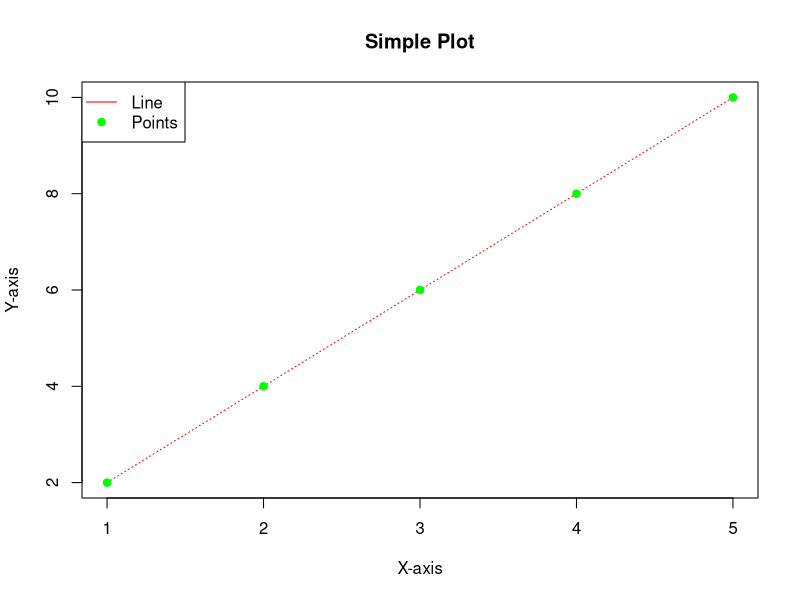

This chart was generated by the following R code: (Note: this script raises an error after producing the figure.)
## ---- chunk 1
1 + 1
## ---- chunk 2
#| echo: false
2 * 2
## ---- chunk 3
# Welcome to R! This script introduces basic commands and concepts.
# Any text after "#" is a comment and will not be executed.

# R as a Calculator
# You can use R like a calculator for basic arithmetic and mathematical operations.

# Basic Arithmetic
3 + 5   # Addition
10 - 4  # Subtraction
6 * 7   # Multiplication
9 / 3   # Division
2^3     # Exponentiation
10 %% 3 # Modulus (remainder of 10 divided by 3)
10 %/% 3 # Integer division (quotient)

# Order of Operations (PEMDAS)
# R follows the precedence rules: Parentheses, Exponents, Multiplication/Division, Addition/Subtraction.
2 + 3 * 5  # Multiplication is done before addition
(2 + 3) * 5  # Parentheses change the order

# Assigning Values to Variables
# The assignment operator "<-" is used to assign values to variables.
x <- 5    # Assign 5 to x
y <- 10   # Assign 10 to y
x + y     # Add x and y
z <- x * y  # Assign the product of x and y to z

print(z)

# Data Types in R
# R has several fundamental data types, such as:
# - Numeric (e.g., 3.14, 42)
# - Integer (e.g., 5L, where "L" indicates an integer)
# - Character (e.g., "Hello")
# - Logical (e.g., TRUE, FALSE)

class(x)       # Check the data type of x
x <- "Hello"   # Change x to a character
class(x)       # Check the new data type of x

# Functions and Built-in Math
# Functions are pre-defined commands in R that perform specific tasks.
sqrt(16)      # Square root
log(100, 10)  # Logarithm base 10
exp(2)        # Exponential function
abs(-15)      # Absolute value
round(3.14159, 2)  # Round to 2 decimal places
ceiling(3.1)      # Round up
floor(3.9)        # Round down

# Logical Operators
# Logical operators allow comparisons and return TRUE or FALSE.
a <- 7
b <- 10
a > b    # Is a greater than b?
a == b   # Is a equal to b?
a != b   # Is a not equal to b?
a < b && a > 5  # Logical AND
a < b || a < 5  # Logical OR

# Working with Vectors
# A vector is a sequence of data elements of the same type.
numbers <- c(5, 4, 8, 9, 1)  # Create a numeric vector
letters <- c("a", "b", "c", "abc")  # Create a character vector
logical_vec <- c(TRUE, FALSE, TRUE)  # Create a logical vector

# Perform operations on vectors
numbers + 2   # Add 2 to each element
numbers * 3   # Multiply each element by 3
sum(numbers)  # Sum of elements
mean(numbers) # Average of elements
length(numbers) # Length of the vector

# Indexing and Slicing
# Access elements of a vector using square brackets.
numbers[1]    # First element
numbers[2:4]  # Second to fourth elements
numbers[-1]   # All elements except the first
numbers[numbers > 2]  # Elements greater than 2

head(numbers, 3) # Provides first 3 elements
tail(numbers, 3) # Provides last 3 elements

# Sequence and Repetition
1:10              # Sequence of numbers from 1 to 10
seq(1, 10, 2)     # Sequence from 1 to 10, increment by 2
rep(3, 5)         # Repeat 3 five times
rep(c(1, 2), each = 3) # Repeat each element 3 times
rep(c(1, 2), 3)   # Repeat the set (1,2) 3 times

# Creating and Accessing Lists
# A list is a collection of elements that can have different types.
my_list <- list(name = "Andrew", age = 25, scores = c(85, 90, 88))
my_list
my_list$name      # Access the "name" element
my_list$scores[2] # Access the second score

# Data Frames
# A data frame is a table-like structure where each column can have a different type.
names <- c("Student1", "Student2", "Student3")
scores <- c(85, 90, 88)
data <- data.frame(names, scores)  # Create a data frame
print(data)# Display the data frame
View(data)
data$scores         # Access the "scores" column
data[2, "scores"]   # Access Student2's score
data[1:2, ]         # Access the first two rows
data[, "names"]     # Access the "names" column

# Plotting Basics
# R has built-in functions for creating plots.
x <- c(1, 2, 3, 4, 5)
y <- c(2, 4, 6, 8, 10)
plot(x, y, main = "Simple Plot", xlab = "X-axis", ylab = "Y-axis", col = "blue", pch = 16)

# Advanced Plotting
# Adding lines, points, and legends to plots.
lines(x, y, col = "red", lty = 3)   # Add a red line
points(x, y, col = "green", pch = 19) # Add green points
legend("topleft", legend = c("Line", "Points"), col = c("red", "green"), pch = c(NA, 19), lty = c(1, NA))

# Install and Load Packages
# Packages extend R's functionality. Install a package using install.packages().
# install.packages("ggplot2")  # Install ggplot2 for advanced plotting
library(ggplot2)             # Load ggplot2 for use

# Getting Help
# Use ? or help() to access documentation.
?mean          # Documentation for "mean"
help.start()   # Launch the R help system

#------------------Quick Practice----------------------#

# Install Packages
# install.packages("readr") # Example ("package name")

# Call a package for use
library(readr)

# Before running these set of codes, guess which type of inputs?
guess_parser("2025-01-08")
guess_parser("16:10")
guess_parser(c("TRUE", "FALSE"))
guess_parser(c("a", "b", "c"))
guess_parser(c("12,352,561"))

# install.packages("tidyverse")
# install.packages("palmerpenguins")
library(tidyverse)
library(palmerpenguins)

